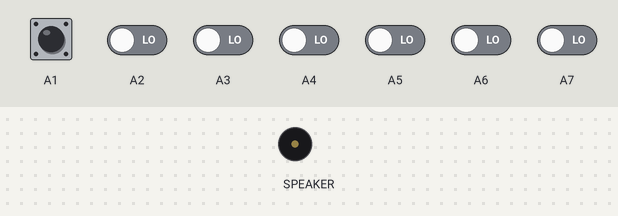
Bench run of a program on a simulated Circuit Playground running CircuitPython. Parts: buzzer (waves = sounding). The test bench sets the inputs (shaded band); at power-on: A1–7 LOW. Touch pads read as touched when driven HIGH.

Above: at 1.2 s.
1.3 s: A1 pulled HIGH for 0.15 s
At 1.37 s:
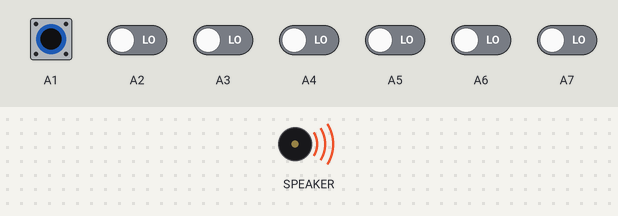
Timing chart, 0 to 4.3 s (numbered marks = the images above; inputs shaded):
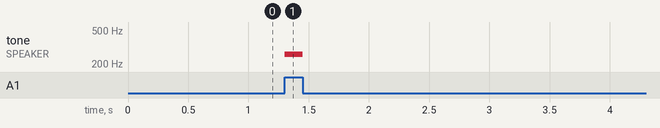

The program:

code.py
```python
# Use the Circuit Playground's little speaker to play sounds.
# Map the capacative touch pads to frequency values.
# Here we use start_tone and stop_tone to leave the note playing as long as we're touching a pad.
# https://learn.adafruit.com/circuitpython-made-easy-on-circuit-playground-express/start-and-stop-tone
from adafruit_circuitplayground import cp

# Note frequencies from https://pages.mtu.edu/~suits/notefreqs.html
C4 = 261.63
D4 = 293.66
E4 = 329.63
F4 = 349.23
G4 = 392.00
A4 = 440.00
B4 = 493.88


while True:
    if cp.touch_A1:
        cp.start_tone(C4)
    elif cp.touch_A2:
        cp.start_tone(D4)
    elif cp.touch_A3:
        cp.start_tone(E4)
    elif cp.touch_A4:
        cp.start_tone(F4)
    elif cp.touch_A5:
        cp.start_tone(G4)
    elif cp.touch_A6:
        cp.start_tone(A4)
    elif cp.touch_TX:
        cp.start_tone(B4)
    else:
        cp.stop_tone()
```

Measured:
- after the input at 1.3 s, tone on SPEAKER: silent → 261 Hz at once, → silent 0.15 s later
